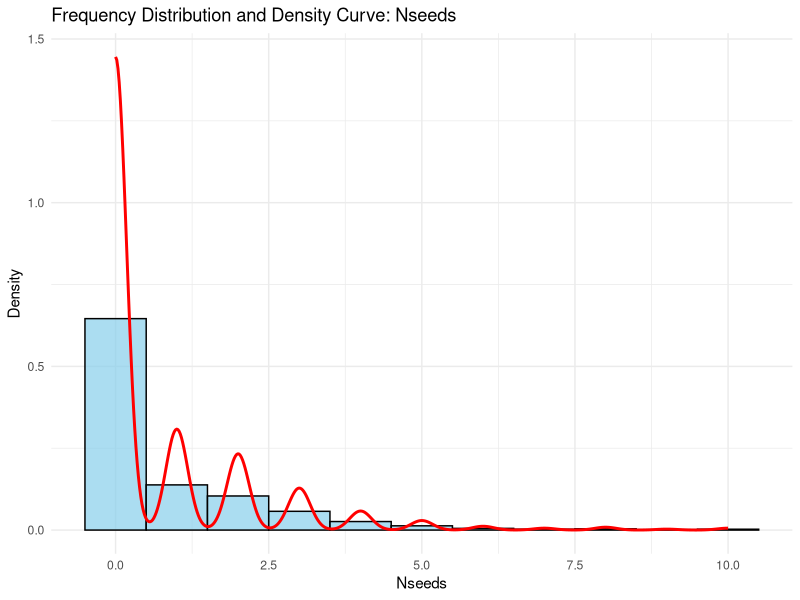
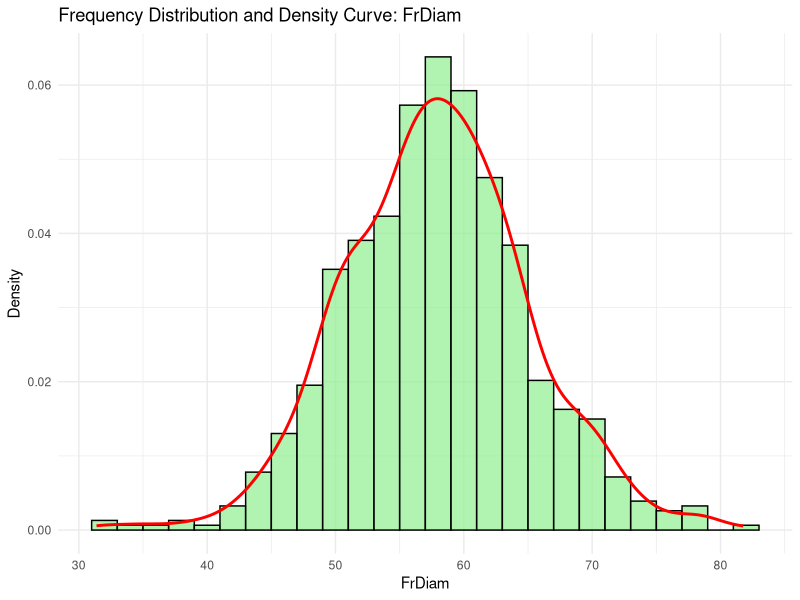
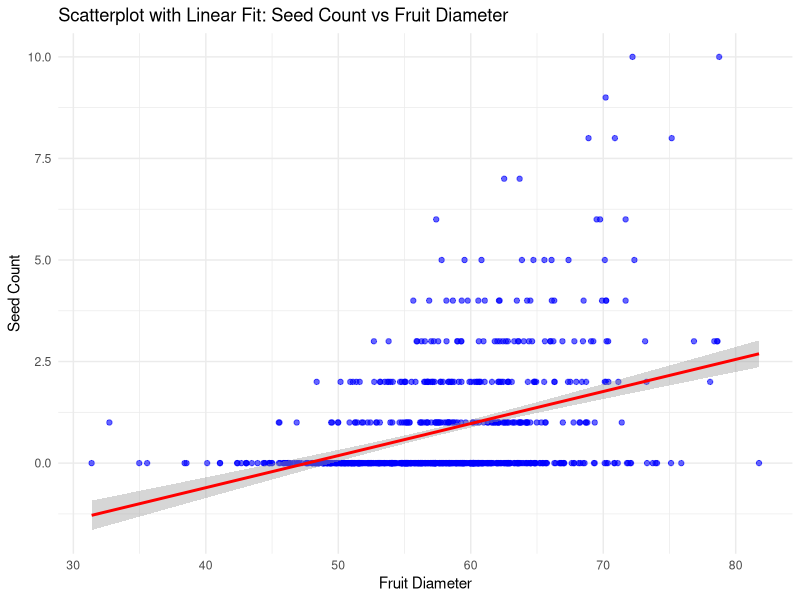
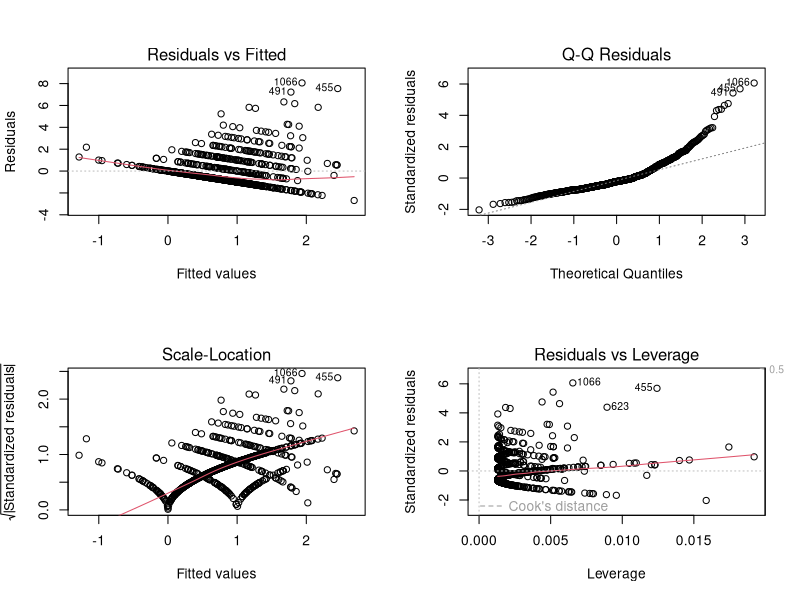
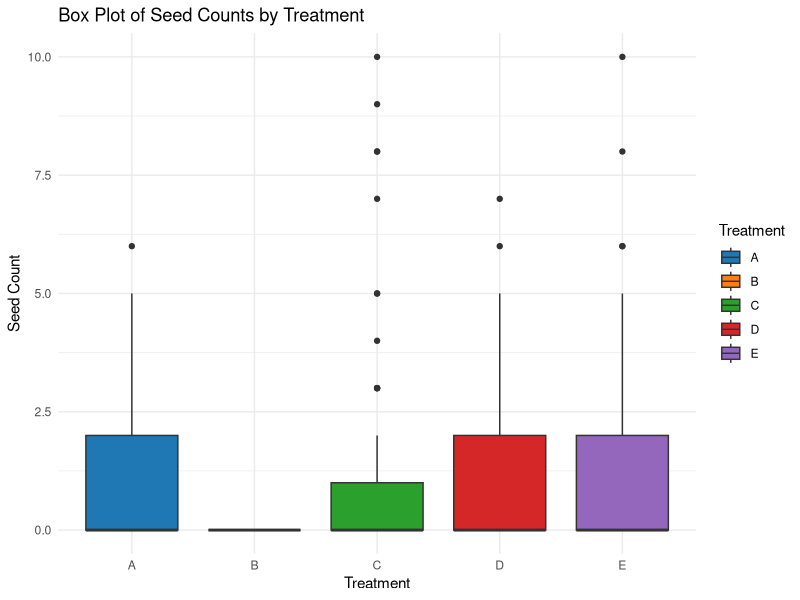
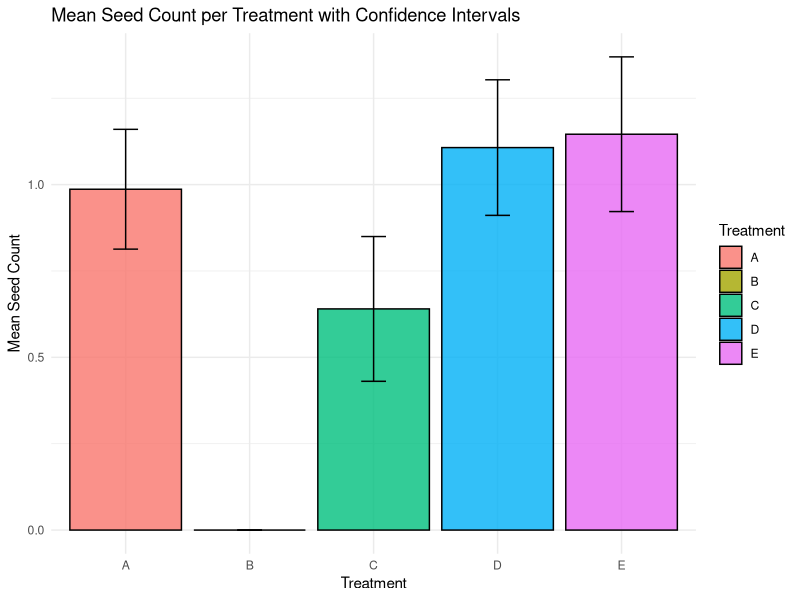
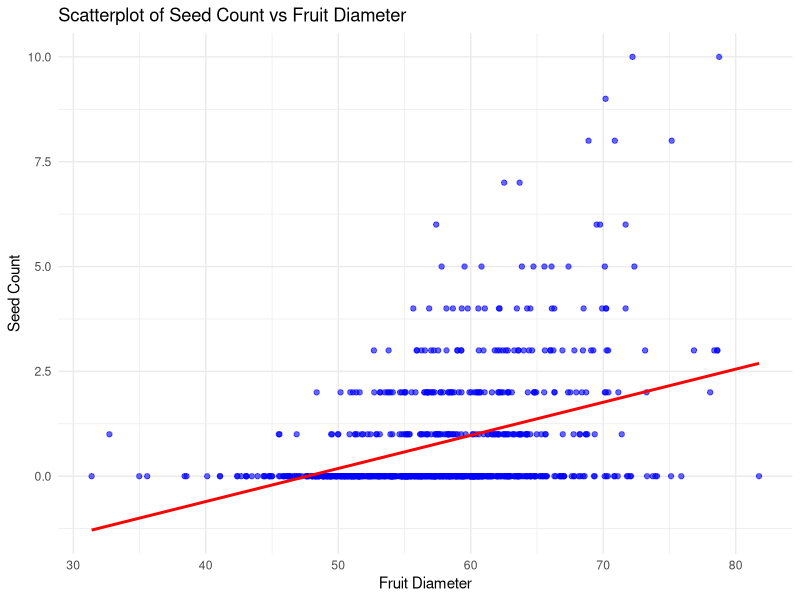
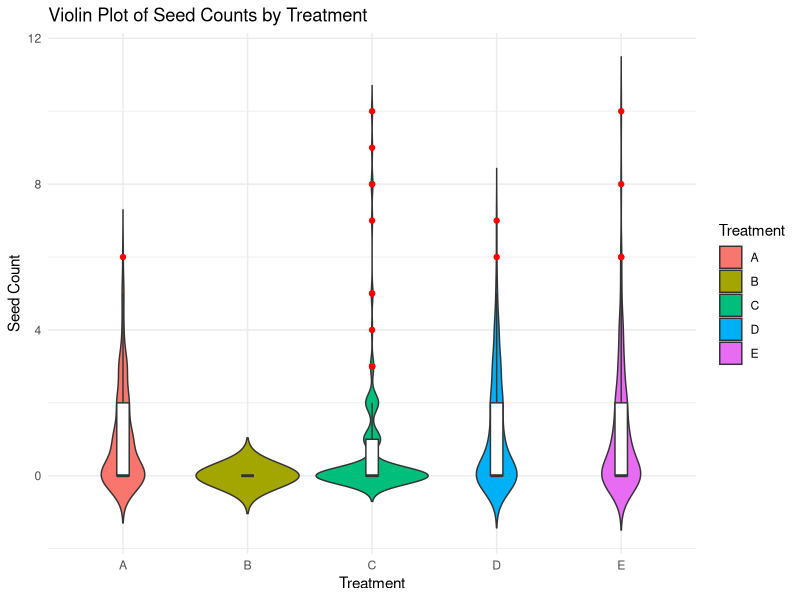

These figures' R source, in order:
## ---- chunk 1
# Load necessary libraries
library(ggplot2)
knitr::opts_chunk$set(fig.path = 'results/')
# Load the data (replace 'path/to/frutasysemilla.csv' with the correct path or GitHub URL)
data <- read.csv("DATA/frutasysemillas.csv")

# Descriptive Statistics for Nseeds
nseeds_mean <- mean(data$Nseeds, na.rm = TRUE)
nseeds_se <- sd(data$Nseeds, na.rm = TRUE) / sqrt(sum(!is.na(data$Nseeds)))

# Descriptive Statistics for FrDiam
frdiam_mean <- mean(data$FrDiam, na.rm = TRUE)
frdiam_se <- sd(data$FrDiam, na.rm = TRUE) / sqrt(sum(!is.na(data$FrDiam)))

# Print results
cat("Nseeds: Mean =", nseeds_mean, ", SE =", nseeds_se, "\n")
cat("FrDiam: Mean =", frdiam_mean, ", SE =", frdiam_se, "\n")
## ---- chunk 2
#| label: Frequency Distribution and Density Curve
# Frequency Distribution and Density Curve for Nseeds
ggplot(data, aes(x = Nseeds)) +
  geom_histogram(aes(y = ..density..), binwidth = 1, fill = "skyblue", color = "black", alpha = 0.7) +
  geom_density(color = "red", size = 1) +
  ggtitle("Frequency Distribution and Density Curve: Nseeds") +
  xlab("Nseeds") +
  ylab("Density") +
  theme_minimal()
## ---- chunk 3
#| label: Frequency FrDiam
# Frequency Distribution and Density Curve for FrDiam
ggplot(data, aes(x = FrDiam)) +
  geom_histogram(aes(y = ..density..), binwidth = 2, fill = "lightgreen", color = "black", alpha = 0.7) +
  geom_density(color = "red", size = 1) +
  ggtitle("Frequency Distribution and Density Curve: FrDiam") +
  xlab("FrDiam") +
  ylab("Density") +
  theme_minimal()
## ---- chunk 4
# Correlation Analysis between Nseeds and FrDiam
correlation <- cor(data$FrDiam, data$Nseeds, use = "complete.obs", method = "pearson")
cat("Correlation between Fruit Diameter and Seed Count:", correlation, "\n")
## ---- chunk 5
#| label: Plot FrDiam vs Nseeds
# Scatterplot with Linear Fit
ggplot(data, aes(x = FrDiam, y = Nseeds)) +
  geom_point(color = "blue", alpha = 0.6) +
  geom_smooth(method = "lm", color = "red", se = TRUE) +
  labs(title = "Scatterplot with Linear Fit: Seed Count vs Fruit Diameter",
       x = "Fruit Diameter",
       y = "Seed Count") +
  theme_minimal()
## ---- chunk 6
# Linear Regression Model
lm_model <- lm(Nseeds ~ FrDiam, data = data)
summary(lm_model)
## ---- chunk 7
#| label: Linear model
# Plot diagnostic plots for regression model
par(mfrow = c(2, 2))  # Set plotting area
plot(lm_model)
## ---- chunk 8
#| label: Boxplot Treatments
# Load necessary libraries
library(ggplot2)

# Ensure Treatment is a factor and ordered correctly
data$Treatment <- factor(data$Treatment, levels = c("A", "B", "C", "D", "E"))

# Define colors for each treatment
treatment_colors <- c("A" = "#1f77b4",  # Blue for Negative Control
                      "B" = "#ff7f0e",  # Orange for Variable 1
                      "C" = "#2ca02c",  # Green for Variable 2
                      "D" = "#d62728",  # Red for Variable 3
                      "E" = "#9467bd")  # Purple for Positive Control

# Create the box plot
ggplot(data, aes(x = Treatment, y = Nseeds, fill = Treatment)) +
  geom_boxplot() +  # Draw box plots
  scale_fill_manual(values = treatment_colors) +  # Assign colors
  labs(title = "Box Plot of Seed Counts by Treatment",
       x = "Treatment",
       y = "Seed Count") +
  theme_minimal()
## ---- chunk 9
# Load necessary libraries
library(dplyr)

# Calculate means and confidence intervals
summary_data <- data %>%
  group_by(Treatment) %>%
  summarise(Mean = mean(Nseeds, na.rm = TRUE),
            SE = sd(Nseeds, na.rm = TRUE) / sqrt(n()),
            Lower = Mean - qt(1 - 0.05 / 2, n() - 1) * SE,
            Upper = Mean + qt(1 - 0.05 / 2, n() - 1) * SE)

# View the summary data
print(summary_data)
## ---- chunk 10
    #| label: Standard Error Bars
    # Bar Chart with Error Bars
    ggplot(summary_data, aes(x = Treatment, y = Mean, fill = Treatment)) +
      geom_bar(stat = "identity", color = "black", alpha = 0.8) +
      geom_errorbar(aes(ymin = Lower, ymax = Upper), width = 0.2) +
      labs(title = "Mean Seed Count per Treatment with Confidence Intervals",
           x = "Treatment",
           y = "Mean Seed Count") +
      theme_minimal()
## ---- chunk 11
#| label: Seed Count vs Fruit Diameter
# Scatterplot
ggplot(data, aes(x = FrDiam, y = Nseeds)) +
  geom_point(color = "blue", alpha = 0.6) +
  geom_smooth(method = "lm", color = "red", se = FALSE) +
  labs(title = "Scatterplot of Seed Count vs Fruit Diameter",
       x = "Fruit Diameter",
       y = "Seed Count") +
  theme_minimal()
## ---- chunk 12
#| label: Seed Count Violin
# Violin Plot
ggplot(data, aes(x = Treatment, y = Nseeds, fill = Treatment)) +
  geom_violin(trim = FALSE) +
  geom_boxplot(width = 0.1, fill = "white", outlier.color = "red") +
  labs(title = "Violin Plot of Seed Counts by Treatment",
       x = "Treatment",
       y = "Seed Count") +
  theme_minimal()
